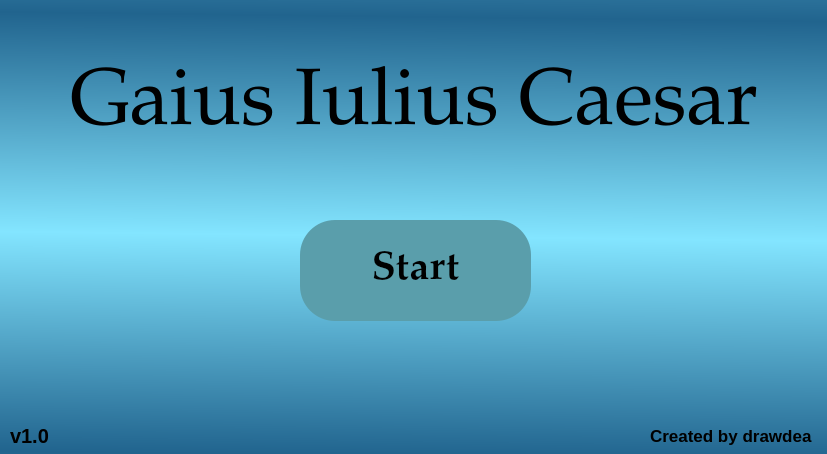
<?xml version="1.0" encoding="UTF-8"?>
<ui version="4.0">
 <class>MainWindow</class>
 <widget class="QMainWindow" name="MainWindow">
  <property name="geometry">
   <rect>
    <x>0</x>
    <y>0</y>
    <width>827</width>
    <height>454</height>
   </rect>
  </property>
  <property name="windowTitle">
   <string>MainWindow</string>
  </property>
  <property name="styleSheet">
   <string notr="true">background-color: qlineargradient(spread:reflect, x1:0.29, y1:1, x2:0.301, y2:0.517045, stop:0 rgba(33, 100, 142, 255), stop:1 rgba(131, 229, 255, 255));</string>
  </property>
  <widget class="QWidget" name="centralwidget">
   <widget class="QPushButton" name="encrypt">
    <property name="geometry">
     <rect>
      <x>300</x>
      <y>220</y>
      <width>231</width>
      <height>101</height>
     </rect>
    </property>
    <property name="font">
     <font>
      <family>Palatino Linotype</family>
      <pointsize>30</pointsize>
      <weight>75</weight>
      <bold>true</bold>
     </font>
    </property>
    <property name="styleSheet">
     <string notr="true">QPushButton {
background-color: rgb(90, 158, 171);
border-radius: 35px;
}

QPushButton:enabled{
background-color: rgb(90, 158, 171);
}

QPushButton:hover{
background-color: rgb(60, 128, 141);
}

QPushButton:pressed{
background-color: rgb(50, 118, 131);
}</string>
    </property>
    <property name="text">
     <string>Start</string>
    </property>
   </widget>
   <widget class="QLabel" name="label">
    <property name="enabled">
     <bool>true</bool>
    </property>
    <property name="geometry">
     <rect>
      <x>70</x>
      <y>60</y>
      <width>711</width>
      <height>91</height>
     </rect>
    </property>
    <property name="font">
     <font>
      <family>Palatino Linotype</family>
      <pointsize>60</pointsize>
     </font>
    </property>
    <property name="styleSheet">
     <string notr="true">background-color: rgb(73, 240, 255,0);</string>
    </property>
    <property name="frameShape">
     <enum>QFrame::NoFrame</enum>
    </property>
    <property name="text">
     <string>Gaius Iulius Caesar</string>
    </property>
   </widget>
   <widget class="QLabel" name="label_2">
    <property name="geometry">
     <rect>
      <x>10</x>
      <y>420</y>
      <width>81</width>
      <height>31</height>
     </rect>
    </property>
    <property name="font">
     <font>
      <pointsize>15</pointsize>
      <weight>75</weight>
      <bold>true</bold>
     </font>
    </property>
    <property name="styleSheet">
     <string notr="true">background-color: rgb(73, 255, 255,0);</string>
    </property>
    <property name="text">
     <string>v1.0</string>
    </property>
   </widget>
   <widget class="QLabel" name="label_3">
    <property name="geometry">
     <rect>
      <x>650</x>
      <y>420</y>
      <width>171</width>
      <height>31</height>
     </rect>
    </property>
    <property name="font">
     <font>
      <pointsize>13</pointsize>
      <weight>75</weight>
      <bold>true</bold>
     </font>
    </property>
    <property name="styleSheet">
     <string notr="true">background-color: rgb(64, 246, 255,0);</string>
    </property>
    <property name="text">
     <string>Created by drawdea</string>
    </property>
   </widget>
  </widget>
 </widget>
 <resources/>
 <connections/>
</ui>
